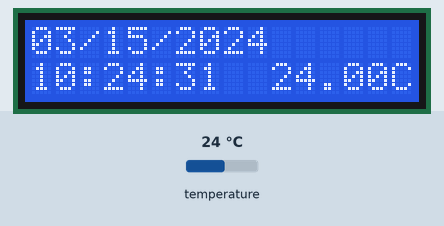
Recording of a sketch running on a simulated ESP32. Parts: 16×2 character LCD. Inputs (shaded band) come from the test bench; at power-on: temperature 24 °C. The local clock reads 2024-03-15 10:24:30 at power-on unless the sketch sets it; the sensor or clock chip raises its interrupt line as the real part does; what the sketch prints to the serial monitor is not drawn.

Above: at 1.6 s.
1.7 s: temperature set to 12 °C
At 2.8 s:
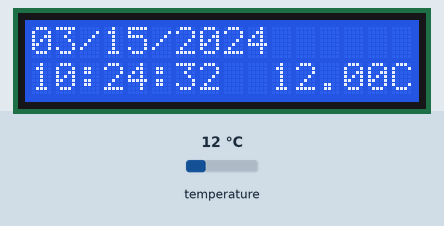
4.5 s: temperature set to 19 °C
At 5.4 s:
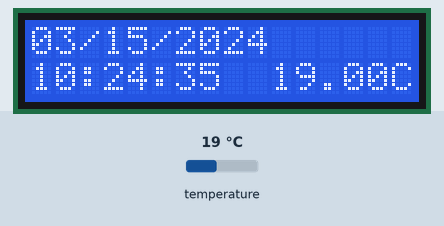
7.5 s: temperature set to 28 °C
At 8.8 s:
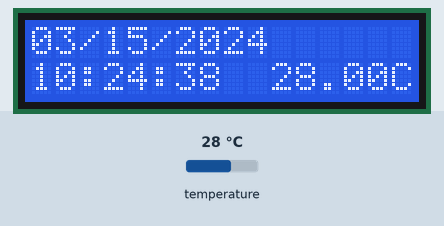
Timing chart, 0 to 10.5 s (numbered marks = the images above; inputs shaded):
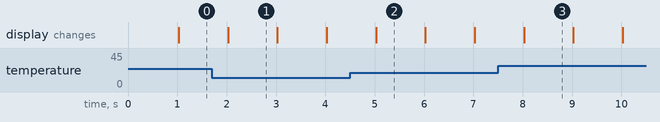

Measured:
- what the display in image 1 shows lasts 1.0 s, from 2.0 s to 3.0 s

The sketch:

09-040_Time_and_date_with_the_DS3231_LCD.ino
```cpp
#include <Wire.h>
#include <RtcDS3231.h>
RtcDS3231<TwoWire> Rtc(Wire);

#include <LiquidCrystal_I2C.h>
LiquidCrystal_I2C lcd(0x27, 16, 2);

const byte interruptPin = 0;
volatile int seconds = 0;

portMUX_TYPE mux = portMUX_INITIALIZER_UNLOCKED;

void handleInterrupt() {
  portENTER_CRITICAL_ISR(&mux);
  seconds++;
  portEXIT_CRITICAL_ISR(&mux);
}

void setup ()
{
  Serial.begin(115200);

  lcd.init();
  lcd.backlight();

  Serial.print("compiled: ");
  Serial.print(__DATE__);
  Serial.println(__TIME__);

  Rtc.Begin();

  RtcDateTime compiled = RtcDateTime(__DATE__, __TIME__);
  printDateTime(compiled);
  Serial.println();

  if (!Rtc.IsDateTimeValid())
  {
    if (Rtc.LastError() != 0)
    {
      Serial.print("RTC communications error = ");
      Serial.println(Rtc.LastError());
    }
    else
    {
      Serial.println("RTC lost confidence in the DateTime!");
      Rtc.SetDateTime(compiled);
    }
  }

  if (!Rtc.GetIsRunning())
  {
    Serial.println("RTC was not actively running, starting now");
    Rtc.SetIsRunning(true);
  }

  RtcDateTime now = Rtc.GetDateTime();
  if (now < compiled)
  {
    Serial.println("RTC is older than compile time!  (Updating DateTime)");
    Rtc.SetDateTime(compiled);
  }
  else if (now > compiled)
  {
    Serial.println("RTC is newer than compile time. (this is expected)");
  }
  else if (now == compiled)
  {
    Serial.println("RTC is the same as compile time! (not expected but all is fine)");
  }
  Rtc.Enable32kHzPin(false);
  Rtc.SetSquareWavePin(DS3231SquareWavePin_ModeClock);
  Rtc.SetSquareWavePinClockFrequency(DS3231SquareWaveClock_1Hz);

  pinMode(interruptPin, INPUT_PULLUP);
  attachInterrupt(digitalPinToInterrupt(interruptPin), handleInterrupt, FALLING);
}

void loop ()
{
  if (seconds > 0)
  {
    Serial.println(seconds);
    portENTER_CRITICAL_ISR(&mux);
    seconds = 0;
    portEXIT_CRITICAL_ISR(&mux);

    if (!Rtc.IsDateTimeValid())
    {
      if (Rtc.LastError() != 0)
      {
        Serial.print("RTC communications error = ");
        Serial.println(Rtc.LastError());
      }
      else
      {
        Serial.println("RTC lost confidence in the DateTime!");
      }
    }

    RtcDateTime now = Rtc.GetDateTime();
    printDateTime(now);
    updateLCD(now, Rtc.GetTemperature());
  }


}


#define countof(a) (sizeof(a) / sizeof(a[0]))

void updateLCD(const RtcDateTime& dt, RtcTemperature temp)
{
  char datestring[20];
  char timestring[20];
  snprintf_P(datestring,
             countof(datestring),
             PSTR("%02u/%02u/%04u"),
             dt.Month(),
             dt.Day(),
             dt.Year() );

  snprintf_P(timestring,
             countof(timestring),
             PSTR("%02u:%02u:%02u"),
             dt.Hour(),
             dt.Minute(),
             dt.Second() );

  lcd.clear();
  lcd.setCursor(0, 0);
  lcd.print(datestring);
  lcd.setCursor(0, 1);
  lcd.print(timestring);
  lcd.setCursor(10, 1);
  lcd.print(temp.AsFloatDegC());
  lcd.print("C");
}

void printDateTime(const RtcDateTime& dt)
{
  char datestring[20];

  snprintf_P(datestring,
             countof(datestring),
             PSTR("%02u/%02u/%04u %02u:%02u:%02u"),
             dt.Month(),
             dt.Day(),
             dt.Year(),
             dt.Hour(),
             dt.Minute(),
             dt.Second() );

  Serial.print(datestring);
}
```
